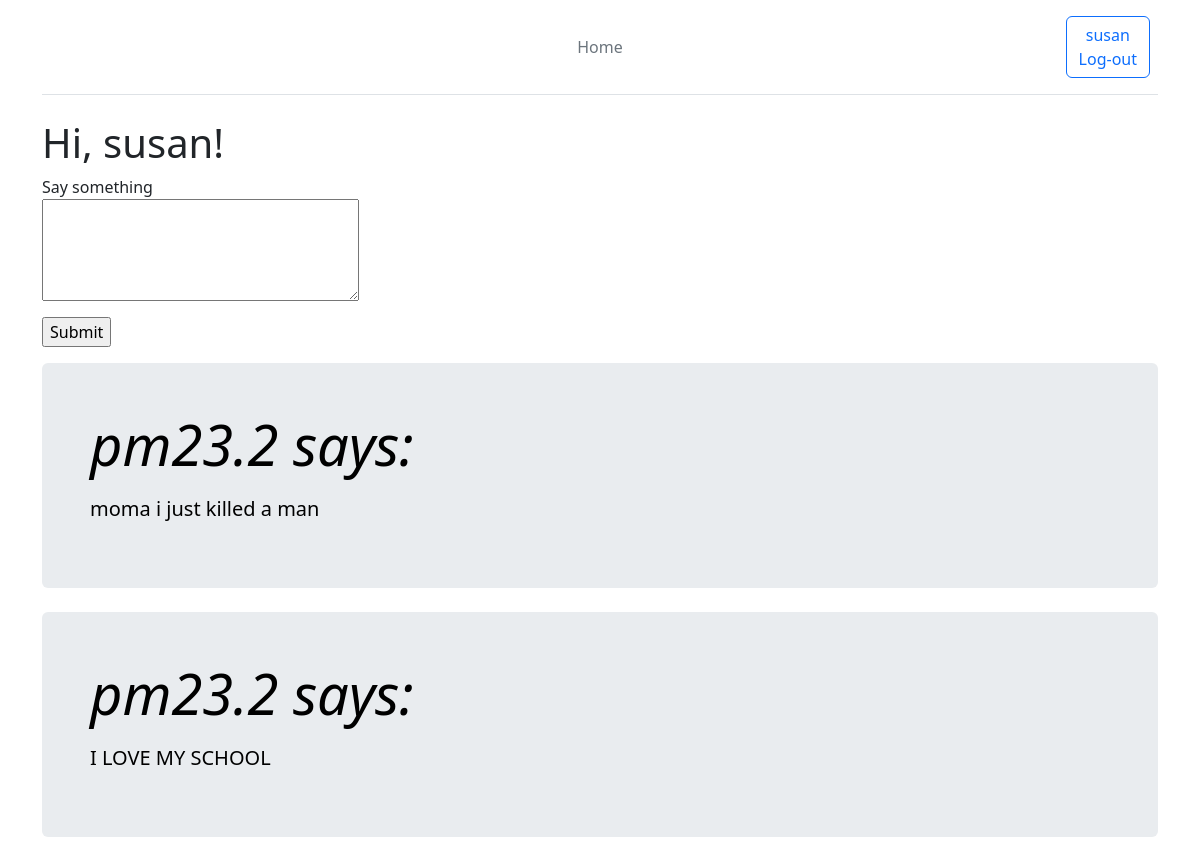
The app's page /index (signed in) with its own data.
### app/models.py (models this page shows, shortened)
class User(UserMixin, db.Model):
    id: so.Mapped[int] = so.mapped_column(primary_key=True)
    username: so.Mapped[str] = so.mapped_column(sa.String(64), index=True, unique=True)
    email: so.Mapped[str] = so.mapped_column(sa.String(120), index=True, unique=True)
    password_hash: so.Mapped[Optional[str]] = so.mapped_column(sa.String(256))
    posts: so.WriteOnlyMapped['Post'] = so.relationship(back_populates='author')

class Post(db.Model):
    id: so.Mapped[int] = so.mapped_column(primary_key=True)
    body: so.Mapped[str] = so.mapped_column(sa.String(140))
    timestamp: so.Mapped[datetime] = so.mapped_column(index=True, default=lambda: datetime.now(timezone.utc))
    user_id: so.Mapped[int] = so.mapped_column(sa.ForeignKey(User.id),index=True)
    author: so.Mapped[User] = so.relationship(back_populates='posts')

### app/routes.py (the view)
@app.route('/', methods=["POST", "GET"])
@app.route('/index', methods=["POST", "GET"])
@login_required
def index():
    form = PostForm()
    if form.validate_on_submit():
        post = Post(body=form.post.data, author=current_user)
        db.session.add(post)
        db.session.commit()
        flash('Your post is now live!')
        return redirect(url_for('index'))
    posts = Post.query.order_by(Post.timestamp).all()
    return render_template("index.html", title='Home Page', form=form, posts=posts)

### app/forms.py
class PostForm(FlaskForm):
    post = TextAreaField('Say something', validators=[DataRequired(), Length(min=1, max=140)])
    submit = SubmitField('Submit')

### app/models.py (called while the page is built)
@login.user_loader
def load_user(id):
    return db.session.get(User, int(id))

### app/templates/index.html (shortened to what this page needs)
{% extends "base.html" %}
{% block content %}
<main class="container">
    <h1>Hi, {{ current_user.username }}!</h1>
    <form action="" method="post">
        <p>
            {{ form.post.label }}<br>
            {{ form.post(cols=32, rows=4) }}<br>
        </p>
        <p>{{ form.submit() }}</p>
    </form>
    {% for post in posts %}
    <div class="p-4 p-md-5 mb-4 rounded text-body-emphasis bg-body-secondary">
        <div class="col-lg-6 px-0">
            <h1 class="display-4 fst-italic">{{ post.author.username }} says: </h1>
            <p class="lead my-3">{{ post.body }}</p>
        </div>
    </div>
    {% endfor %}
</main>
{% endblock %}

### app/templates/base.html (shortened to what this page needs)
<html>
    <head>
        {% block styles %}
            {{ bootstrap.load_css() }}
        {% endblock %}
    </head>
    <body>
    <div class="container">
    <header class="d-flex flex-wrap align-items-center justify-content-center justify-content-md-between py-3 mb-4 border-bottom">
      <div class="col-md-3 mb-2 mb-md-0">
        <a href="/" class="d-inline-flex link-body-emphasis text-decoration-none">
          <svg class="bi" width="40" height="32" role="img" aria-label="Bootstrap"><use xlink:href="#bootstrap"></use></svg>
        </a>
      </div>
      <ul class="nav col-12 col-md-auto mb-2 justify-content-center mb-md-0">
        <li><a href="/index" class="nav-link px-2 link-secondary">Home</a></li>
      </ul>
      <div class="col-md-3 text-end">
          {% if current_user.is_anonymous %}
          <a class="btn btn-outline-primary me-2" href="{{ url_for('login') }}">Login</a>
          {% else %}
          <a class="btn btn-outline-primary me-2" href="{{ url_for('logout') }}"> {{current_user.username}} <br> Log-out</a>
          {% endif %}
      </div>
    </header>
  </div>
        {% block content %}{% endblock %}
    </body>
</html>

### records on screen
User: username "susan"
Post: author.username "pm23.2", body "moma i just killed a man"
Post: author.username "pm23.2", body "I LOVE MY SCHOOL"
